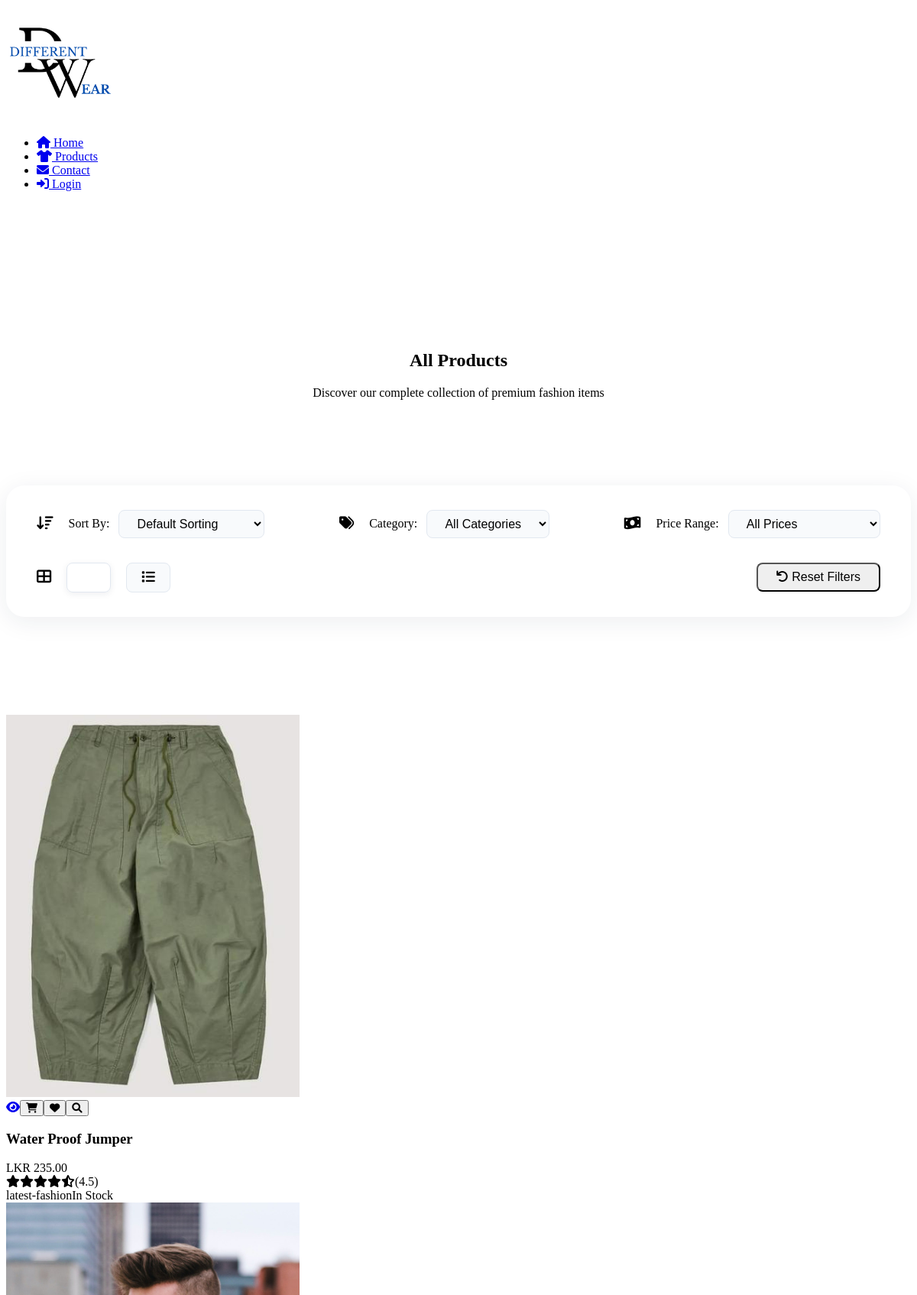
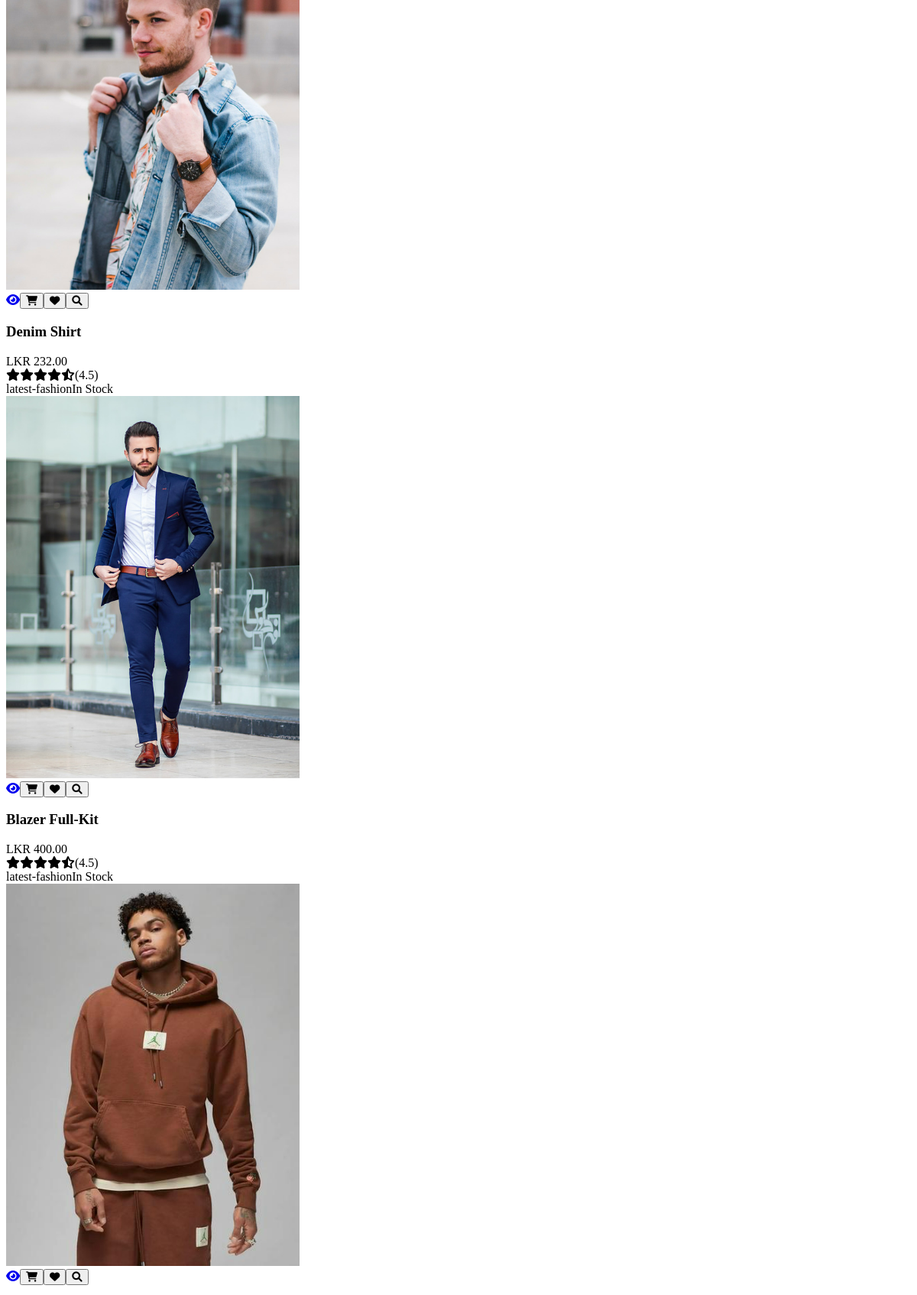
/products.php (upper part), run on the app's committed database (2 pictures, top to bottom).
### tables this page shows
CREATE TABLE `product` (
  `p_id` int(11) NOT NULL,
  `p_name` varchar(100) NOT NULL,
  `p_type` varchar(150) NOT NULL,
  `price` decimal(10,0) NOT NULL,
  `description` varchar(300) NOT NULL,
  `picture` varchar(100) NOT NULL
);

### products.php (the view, shortened to what this page needs)
<?php
    include 'header.php';
    require 'db_connection.php';
?>
    <section class="page-header" style="background: var(--gradient-primary); padding: 8rem 0 4rem; margin-top: 60px; text-align: center; color: var(--text-white);">
        <div class="container">
            <h1 data-aos="fade-up">All Products</h1>
            <p data-aos="fade-up" data-aos-delay="100">Discover our complete collection of premium fashion items</p>
        </div>
    </section>
    <section class="filters-section" style="padding: 2rem 0; background: var(--bg-light);">
        <div class="container">
            <div class="filter-panel filter-panel-modern" data-aos="fade-up">
                <div class="filter-row filter-row-modern">
                    <span class="filter-icon"><i class="fas fa-sort-amount-down"></i></span>
                    <label for="sort-select">Sort By:</label>
                    <select id="sort-select" class="filter-select">
                        <option value="default">Default Sorting</option>
                    </select>
                </div>
                <div class="filter-row filter-row-modern">
                    <span class="filter-icon"><i class="fas fa-tags"></i></span>
                    <label for="category-filter">Category:</label>
                    <select id="category-filter" class="filter-select">
                        <option value="all">All Categories</option>
                    </select>
                </div>
                <div class="filter-row filter-row-modern">
                    <span class="filter-icon"><i class="fas fa-money-bill-wave"></i></span>
                    <label for="price-range">Price Range:</label>
                    <select id="price-range" class="filter-select">
                        <option value="all">All Prices</option>
                    </select>
                </div>
                <div class="filter-row filter-row-modern view-toggle-row">
                    <span class="filter-icon"><i class="fas fa-th-large"></i></span>
                    <button class="view-btn active" data-view="grid" title="Grid View"><i class="fas fa-th"></i></button>
                    <button class="view-btn" data-view="list" title="List View"><i class="fas fa-list"></i></button>
                </div>
                <div class="filter-row filter-row-modern reset-row">
                    <button id="reset-filters" class="btn btn-outline" type="button"><i class="fas fa-undo"></i> Reset Filters</button>
                </div>
            </div>
        </div>
    </section>
    <section class="products-section" style="padding: 4rem 0;">
        <div class="container">
            <div class="products-grid" id="products-grid">
                <?php
                    $sql = "SELECT * FROM product ORDER BY p_id DESC";
                    $result = $mysqli->query($sql);
                    if ($result->num_rows > 0) {
                        while ($row = $result->fetch_assoc()) {
                            echo '<div class="product-card" data-aos="fade-up" data-category="all" data-price="'.$row['price'].'">';
                            echo '<div class="product-image">';
                            echo '<img src="images/products/'.$row['picture'].'" alt="'.$row['p_name'].'">';
                            echo '<div class="product-overlay">';
                            echo '<div class="product-actions">';
                            echo '<a href="single-product.php?p_id='.$row['p_id'].'" class="action-btn" title="View Details"><i class="fas fa-eye"></i></a>';
                            echo '<button class="action-btn add-to-cart" data-id="'.$row['p_id'].'" title="Add to Cart"><i class="fas fa-shopping-cart"></i></button>';
                            echo '<button class="action-btn add-to-wishlist" title="Add to Wishlist"><i class="fas fa-heart"></i></button>';
                            echo '<button class="action-btn quick-view" data-id="'.$row['p_id'].'" title="Quick View"><i class="fas fa-search"></i></button>';
                            echo '</div>';
                            echo '</div>';
                            echo '</div>';
                            echo '<div class="product-content">';
                            echo '<h3 class="product-title">'.$row['p_name'].'</h3>';
                            echo '<div class="product-price">LKR '.$row['price'].'.00</div>';
                            echo '<div class="product-rating">';
                            echo '<i class="fas fa-star"></i>';
                            echo '<i class="fas fa-star"></i>';
                            echo '<i class="fas fa-star"></i>';
                            echo '<i class="fas fa-star"></i>';
                            echo '<i class="fas fa-star-half-alt"></i>';
                            echo '<span>(4.5)</span>';
                            echo '</div>';
                            echo '<div class="product-meta">';
                            echo '<span class="product-category">'.$row['p_type'].'</span>';
                            echo '<span class="product-availability">In Stock</span>';
                            echo '</div>';
                            echo '</div>';
                            echo '</div>';
                        }
                    } else {
                        echo '<div class="no-products">No products found.</div>';
                    }
                ?>
            </div>
        </div>
    </section>
<?php
    include 'footer.php';
?>

### products.php (style rules this page uses)
.filter-panel-modern { background: #fff; border-radius: 1.5rem; box-shadow: 0 6px 32px rgba(30,41,59,0.08); padding: 2rem 2.5rem; display: flex; flex-wrap: wrap; gap: 2rem; align-items: center; justify-content: space-between; margin-bottom: 2rem; }
.filter-row-modern { display: flex; align-items: center; gap: 0.75rem; margin-bottom: 0; }
.filter-icon { color: var(--primary-color); font-size: 1.2rem; margin-right: 0.5rem; }
.filter-select { border-radius: 0.5rem; border: 1px solid #e2e8f0; padding: 0.5rem 1.2rem; font-size: 1rem; background: #f8fafc; transition: border 0.2s; }
.view-btn { background: #f8fafc; border: 1px solid #e2e8f0; border-radius: 0.5rem; padding: 0.5rem 1.2rem; margin-right: 0.5rem; font-size: 1.1rem; color: var(--primary-color); transition: background 0.2s, color 0.2s, box-shadow 0.2s; }
.view-btn.active, .view-btn:hover { background: var(--primary-color); color: #fff; box-shadow: 0 2px 8px rgba(30,41,59,0.08); }
.reset-row { margin-left: auto; }
#reset-filters { border-radius: 0.5rem; padding: 0.5rem 1.5rem; font-size: 1rem; margin-left: 1rem; }

### data on the page
product: picture (picture), p_name "Water Proof Jumper", price "235", p_type "latest-fashion"
product: picture (picture), p_name "Denim Shirt", price "232", p_type "latest-fashion"
product: picture (picture), p_name "Blazer Full-Kit", price "400", p_type "latest-fashion"
product: picture (picture)
